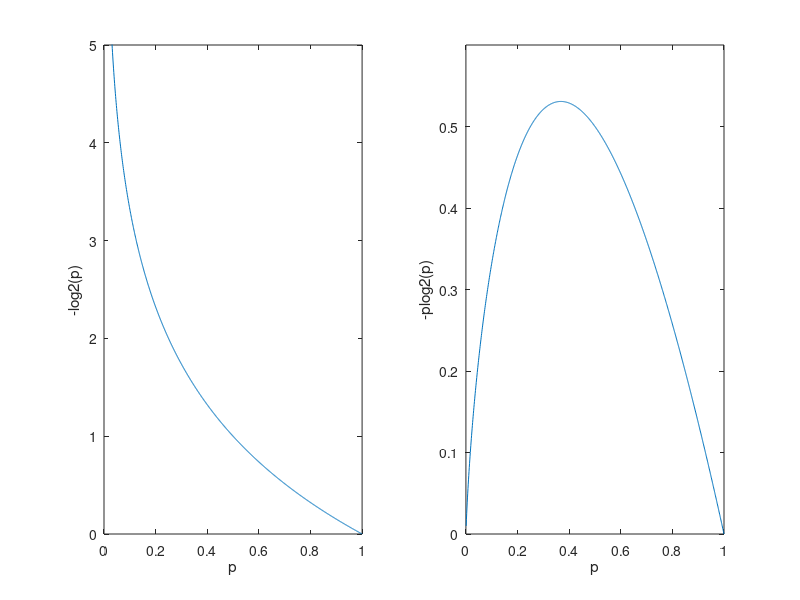

The MATLAB source for this figure:
p = 0.001:0.001:1;
f1 = -log2(p);
f2 = -p .* log2(p);
figure(1)
subplot(1,2,1)
plot(p, f1);
axis([0 1 0 5]);
xlabel('p');
ylabel('-log2(p)');
subplot(1,2,2)
plot(p, f2);
axis([0 1 0 0.6]);
xlabel('p');
ylabel('-plog2(p)');